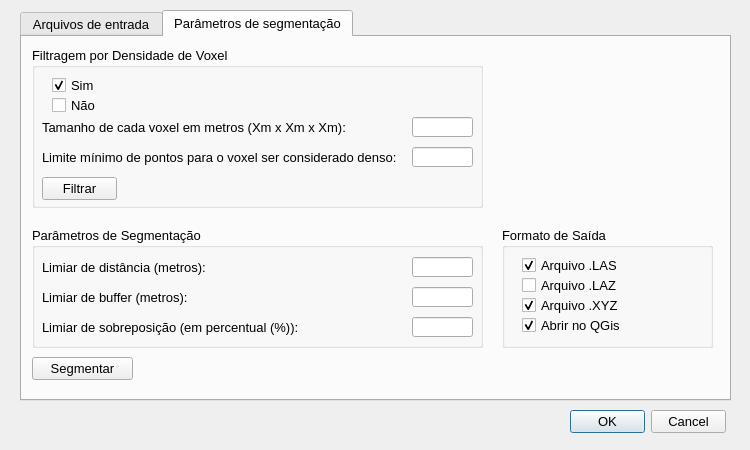
<?xml version="1.0" encoding="UTF-8"?>
<ui version="4.0">
 <class>SegTreeDialogBase</class>
 <widget class="QDialog" name="SegTreeDialogBase">
  <property name="geometry">
   <rect>
    <x>0</x>
    <y>0</y>
    <width>750</width>
    <height>450</height>
   </rect>
  </property>
  <property name="font">
   <font>
    <pointsize>10</pointsize>
   </font>
  </property>
  <property name="windowTitle">
   <string>SegTree</string>
  </property>
  <widget class="QTabWidget" name="tabWidget">
   <property name="geometry">
    <rect>
     <x>20</x>
     <y>10</y>
     <width>711</width>
     <height>391</height>
    </rect>
   </property>
   <property name="font">
    <font>
     <pointsize>10</pointsize>
    </font>
   </property>
   <property name="currentIndex">
    <number>1</number>
   </property>
   <widget class="QWidget" name="tab_fileLoad">
    <attribute name="title">
     <string>Arquivos de entrada</string>
    </attribute>
    <widget class="QLabel" name="label">
     <property name="geometry">
      <rect>
       <x>10</x>
       <y>20</y>
       <width>351</width>
       <height>21</height>
      </rect>
     </property>
     <property name="font">
      <font>
       <pointsize>10</pointsize>
       <bold>false</bold>
      </font>
     </property>
     <property name="text">
      <string>Nuvem de pontos filtradas para vegetação:</string>
     </property>
    </widget>
    <widget class="QGroupBox" name="groupBox_normalized">
     <property name="geometry">
      <rect>
       <x>10</x>
       <y>100</y>
       <width>141</width>
       <height>80</height>
      </rect>
     </property>
     <property name="font">
      <font>
       <pointsize>10</pointsize>
      </font>
     </property>
     <property name="title">
      <string>Nuvem normalizada:</string>
     </property>
     <widget class="QCheckBox" name="checkBox_yesNormalized">
      <property name="geometry">
       <rect>
        <x>20</x>
        <y>30</y>
        <width>70</width>
        <height>17</height>
       </rect>
      </property>
      <property name="text">
       <string>Sim</string>
      </property>
      <property name="checked">
       <bool>true</bool>
      </property>
     </widget>
     <widget class="QCheckBox" name="checkBox_noNormalized">
      <property name="geometry">
       <rect>
        <x>20</x>
        <y>50</y>
        <width>70</width>
        <height>17</height>
       </rect>
      </property>
      <property name="text">
       <string>Não</string>
      </property>
     </widget>
    </widget>
    <widget class="QPushButton" name="pushButton_loadFile_Vegetation">
     <property name="geometry">
      <rect>
       <x>10</x>
       <y>60</y>
       <width>75</width>
       <height>23</height>
      </rect>
     </property>
     <property name="text">
      <string>Carregar</string>
     </property>
    </widget>
    <widget class="QLineEdit" name="lineEdit_pathFile_Vegetation">
     <property name="geometry">
      <rect>
       <x>100</x>
       <y>60</y>
       <width>571</width>
       <height>20</height>
      </rect>
     </property>
    </widget>
    <widget class="QLabel" name="label_2">
     <property name="geometry">
      <rect>
       <x>10</x>
       <y>200</y>
       <width>321</width>
       <height>16</height>
      </rect>
     </property>
     <property name="font">
      <font>
       <pointsize>10</pointsize>
      </font>
     </property>
     <property name="text">
      <string>Nuvem de pontos de terreno:</string>
     </property>
    </widget>
    <widget class="QLineEdit" name="lineEdit_pathFile_Ground">
     <property name="geometry">
      <rect>
       <x>100</x>
       <y>230</y>
       <width>561</width>
       <height>20</height>
      </rect>
     </property>
    </widget>
    <widget class="QPushButton" name="pushButton_loadFile_Ground">
     <property name="geometry">
      <rect>
       <x>10</x>
       <y>230</y>
       <width>75</width>
       <height>23</height>
      </rect>
     </property>
     <property name="toolTip">
      <string>Deixe este campo em branco se o seu arquivo principal (.las/.laz) já contiver as classes de solo e vegetação integradas.</string>
     </property>
     <property name="text">
      <string>Carregar</string>
     </property>
    </widget>
    <widget class="QPushButton" name="pushButton_runNormalization">
     <property name="geometry">
      <rect>
       <x>10</x>
       <y>280</y>
       <width>121</width>
       <height>23</height>
      </rect>
     </property>
     <property name="font">
      <font>
       <pointsize>10</pointsize>
      </font>
     </property>
     <property name="text">
      <string>Normalizar nuvem</string>
     </property>
    </widget>
    <widget class="QPushButton" name="pushButton_readFiles">
     <property name="geometry">
      <rect>
       <x>534</x>
       <y>320</y>
       <width>121</width>
       <height>23</height>
      </rect>
     </property>
     <property name="text">
      <string>Carregar arquivos</string>
     </property>
    </widget>
   </widget>
   <widget class="QWidget" name="tab_segmentationParameters">
    <attribute name="title">
     <string>Parâmetros de segmentação</string>
    </attribute>
    <widget class="QGroupBox" name="groupBox_filteringVoxel">
     <property name="geometry">
      <rect>
       <x>10</x>
       <y>10</y>
       <width>451</width>
       <height>161</height>
      </rect>
     </property>
     <property name="font">
      <font>
       <pointsize>10</pointsize>
      </font>
     </property>
     <property name="title">
      <string>Filtragem por Densidade de Voxel</string>
     </property>
     <widget class="QCheckBox" name="checkBox_yesFiltering">
      <property name="geometry">
       <rect>
        <x>20</x>
        <y>30</y>
        <width>70</width>
        <height>17</height>
       </rect>
      </property>
      <property name="text">
       <string>Sim</string>
      </property>
      <property name="checked">
       <bool>true</bool>
      </property>
     </widget>
     <widget class="QCheckBox" name="checkBox_noFiltering">
      <property name="geometry">
       <rect>
        <x>20</x>
        <y>50</y>
        <width>70</width>
        <height>17</height>
       </rect>
      </property>
      <property name="text">
       <string>Não</string>
      </property>
     </widget>
     <widget class="QLineEdit" name="lineEdit_pointsPerVoxel">
      <property name="geometry">
       <rect>
        <x>380</x>
        <y>100</y>
        <width>61</width>
        <height>20</height>
       </rect>
      </property>
     </widget>
     <widget class="QPushButton" name="pushButton_filteringVoxel">
      <property name="geometry">
       <rect>
        <x>10</x>
        <y>130</y>
        <width>75</width>
        <height>23</height>
       </rect>
      </property>
      <property name="text">
       <string>Filtrar</string>
      </property>
     </widget>
     <widget class="QLabel" name="label_3">
      <property name="geometry">
       <rect>
        <x>10</x>
        <y>70</y>
        <width>321</width>
        <height>21</height>
       </rect>
      </property>
      <property name="font">
       <font>
        <pointsize>10</pointsize>
        <bold>false</bold>
       </font>
      </property>
      <property name="text">
       <string>Tamanho de cada voxel em metros (Xm x Xm x Xm):</string>
      </property>
     </widget>
     <widget class="QLabel" name="label_4">
      <property name="geometry">
       <rect>
        <x>10</x>
        <y>100</y>
        <width>361</width>
        <height>21</height>
       </rect>
      </property>
      <property name="font">
       <font>
        <pointsize>10</pointsize>
        <bold>false</bold>
       </font>
      </property>
      <property name="text">
       <string>Limite mínimo de pontos para o voxel ser considerado denso:</string>
      </property>
     </widget>
     <widget class="QLineEdit" name="lineEdit_voxelSize">
      <property name="geometry">
       <rect>
        <x>380</x>
        <y>70</y>
        <width>61</width>
        <height>20</height>
       </rect>
      </property>
     </widget>
    </widget>
    <widget class="QGroupBox" name="groupBox_segmentationThreshold">
     <property name="geometry">
      <rect>
       <x>10</x>
       <y>190</y>
       <width>451</width>
       <height>121</height>
      </rect>
     </property>
     <property name="title">
      <string>Parâmetros de Segmentação</string>
     </property>
     <widget class="QLineEdit" name="lineEdit_distance">
      <property name="geometry">
       <rect>
        <x>380</x>
        <y>30</y>
        <width>61</width>
        <height>20</height>
       </rect>
      </property>
     </widget>
     <widget class="QLineEdit" name="lineEdit_buffer">
      <property name="geometry">
       <rect>
        <x>380</x>
        <y>60</y>
        <width>61</width>
        <height>20</height>
       </rect>
      </property>
     </widget>
     <widget class="QLabel" name="label_6">
      <property name="geometry">
       <rect>
        <x>10</x>
        <y>60</y>
        <width>361</width>
        <height>21</height>
       </rect>
      </property>
      <property name="font">
       <font>
        <pointsize>10</pointsize>
        <bold>false</bold>
       </font>
      </property>
      <property name="text">
       <string>Limiar de buffer (metros):</string>
      </property>
     </widget>
     <widget class="QLabel" name="label_5">
      <property name="geometry">
       <rect>
        <x>10</x>
        <y>30</y>
        <width>321</width>
        <height>21</height>
       </rect>
      </property>
      <property name="font">
       <font>
        <pointsize>10</pointsize>
        <bold>false</bold>
       </font>
      </property>
      <property name="text">
       <string>Limiar de distância (metros):</string>
      </property>
     </widget>
     <widget class="QLabel" name="label_7">
      <property name="geometry">
       <rect>
        <x>10</x>
        <y>90</y>
        <width>361</width>
        <height>21</height>
       </rect>
      </property>
      <property name="font">
       <font>
        <pointsize>10</pointsize>
        <bold>false</bold>
       </font>
      </property>
      <property name="text">
       <string>Limiar de sobreposição (em percentual (%)):</string>
      </property>
     </widget>
     <widget class="QLineEdit" name="lineEdit_overlayer">
      <property name="geometry">
       <rect>
        <x>380</x>
        <y>90</y>
        <width>61</width>
        <height>20</height>
       </rect>
      </property>
     </widget>
    </widget>
    <widget class="QPushButton" name="pushButton_runSegmentation">
     <property name="geometry">
      <rect>
       <x>10</x>
       <y>320</y>
       <width>101</width>
       <height>23</height>
      </rect>
     </property>
     <property name="text">
      <string>Segmentar</string>
     </property>
    </widget>
    <widget class="QGroupBox" name="groupBox_savedFile">
     <property name="geometry">
      <rect>
       <x>480</x>
       <y>190</y>
       <width>211</width>
       <height>121</height>
      </rect>
     </property>
     <property name="title">
      <string>Formato de Saída</string>
     </property>
     <widget class="QCheckBox" name="checkBox_las">
      <property name="geometry">
       <rect>
        <x>20</x>
        <y>30</y>
        <width>161</width>
        <height>17</height>
       </rect>
      </property>
      <property name="text">
       <string>Arquivo .LAS</string>
      </property>
      <property name="checked">
       <bool>true</bool>
      </property>
     </widget>
     <widget class="QCheckBox" name="checkBox_laz">
      <property name="geometry">
       <rect>
        <x>20</x>
        <y>50</y>
        <width>181</width>
        <height>17</height>
       </rect>
      </property>
      <property name="text">
       <string>Arquivo .LAZ</string>
      </property>
     </widget>
     <widget class="QCheckBox" name="checkBox_xyz">
      <property name="geometry">
       <rect>
        <x>20</x>
        <y>70</y>
        <width>191</width>
        <height>17</height>
       </rect>
      </property>
      <property name="text">
       <string>Arquivo .XYZ</string>
      </property>
      <property name="checked">
       <bool>true</bool>
      </property>
     </widget>
     <widget class="QCheckBox" name="checkBox_openQGis">
      <property name="geometry">
       <rect>
        <x>20</x>
        <y>90</y>
        <width>111</width>
        <height>17</height>
       </rect>
      </property>
      <property name="text">
       <string>Abrir no QGis</string>
      </property>
      <property name="checked">
       <bool>true</bool>
      </property>
     </widget>
    </widget>
   </widget>
  </widget>
  <widget class="QDialogButtonBox" name="button_box">
   <property name="geometry">
    <rect>
     <x>570</x>
     <y>410</y>
     <width>156</width>
     <height>23</height>
    </rect>
   </property>
   <property name="standardButtons">
    <set>QDialogButtonBox::StandardButton::Cancel|QDialogButtonBox::StandardButton::Ok</set>
   </property>
  </widget>
 </widget>
 <resources/>
 <connections/>
</ui>
